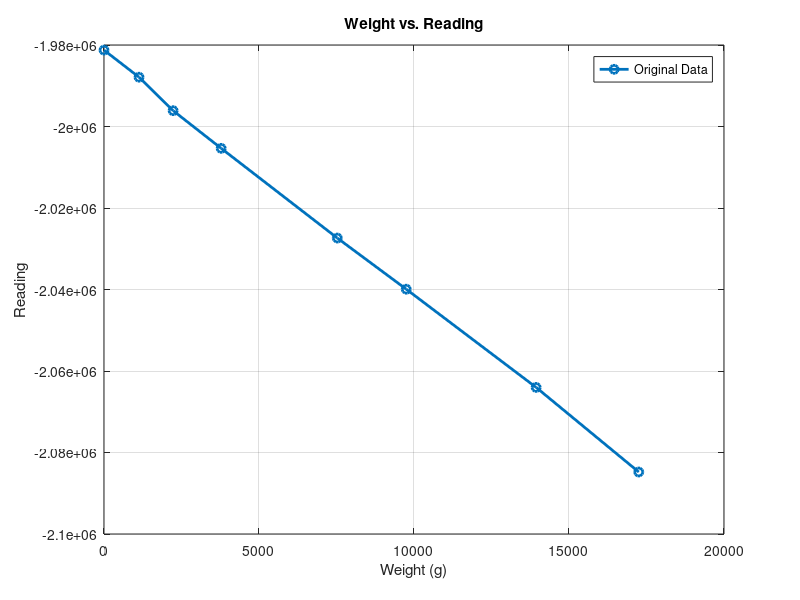
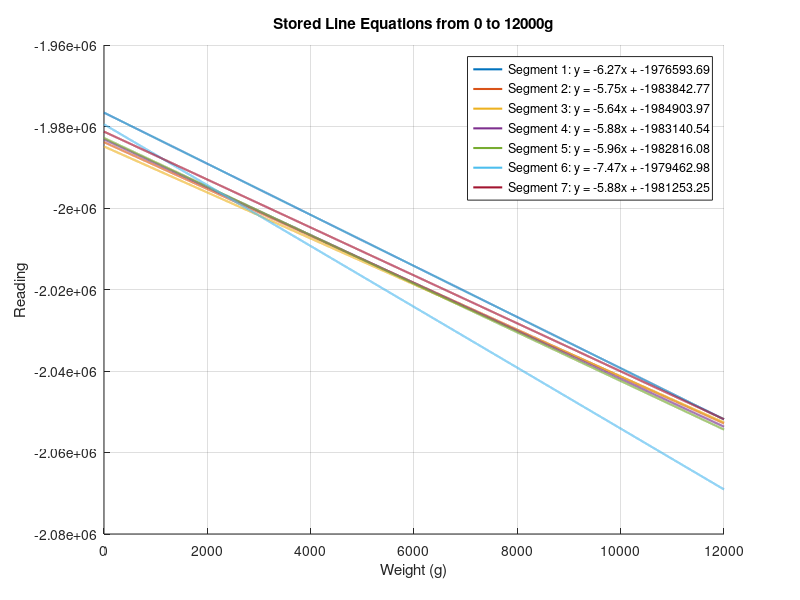
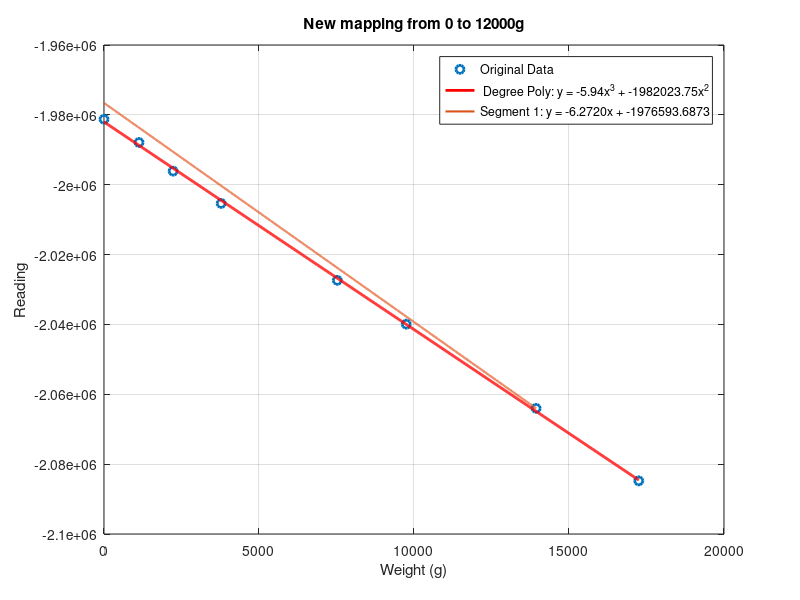

Reproduce these figures in MATLAB, in order.
% close all

%% first plot
% Define the data points
% weights = [0, 1745, 4265, 6000, 8155, 9318, 10375, 11752];
% readings = [-1335000, -1346021.00, -1367780.62, -1379707.87, -1382843.25, -1391240.62, -1396204.25, -1406132.75];

%Crutch BT-796 - Left
weights = [17250, 13940, 9750, 7526, 3780, 2230, 1130, 0];
readings = [-2084786.00, -2064025.62, -2039924.75, -2027374.37, -2005357.37, -1996114.25, -1987900.62, -1981253.25];

% % %Crutch BT-036 - Right
% weights = [17200, 14460, 11568, 7770, 5700, 2550, 1340, 0];
% readings = [-1430633.87, -1415796.87, -1400161.25, -1379589.87, -1368381.87, -1351532.62, -1345973.50, -1338805.87];

% Plot the original data
figure(1);
plot(weights, readings, 'o-', 'LineWidth', 2, 'DisplayName', 'Original Data');
xlabel('Weight (g)');
ylabel('Reading');
title('Weight vs. Reading');
grid on;
hold on;

% Initialize arrays to store slopes and intercepts
slopes = [];
intercepts = [];

% Perform linear interpolation and calculate line equations for each segment
for i = 1:length(weights)-1
    % Calculate slope and intercept for the line segment
    slope = (readings(i+1) - readings(i)) / (weights(i+1) - weights(i))
    intercept = readings(i) - slope * weights(i)
    
    % Store the slope and intercept
    slopes = [slopes, slope];
    intercepts = [intercepts, intercept];
    
    % Create a vector of weights with increments of 1.0g between each pair of points
    w = weights(i):1:weights(i+1);
    
    % Linear interpolation for readings
    r = slope * w + intercept;
    
    % Plot each segment separately
    plot(w, r, 'r-', 'LineWidth', 1, 'DisplayName', sprintf('y = %.2fx + %.2f', slope, intercept));
end

%% Linear interpolation using the first and last points
slope_full = (readings(end) - readings(1)) / (weights(end) - weights(1));
intercept_full = readings(1) - slope_full * weights(1);
w_full = weights(1):1:weights(end);
r_full = slope_full * w_full + intercept_full;

% Plot the full interpolation line
plot(w_full, r_full, 'b--', 'LineWidth', 2, 'DisplayName', sprintf('Full: y = %.2fx + %.2f', slope_full, intercept_full));

%% Linear interpolation using the second and last points
slope_partial = (readings(end) - readings(2)) / (weights(end) - weights(2));
intercept_partial = readings(2) - slope_partial * weights(2);
w_partial = weights(2):1:weights(end);
r_partial = slope_partial * w_partial + intercept_partial;

% Plot the partial interpolation line
plot(w_partial, r_partial, 'g--', 'LineWidth', 2, 'DisplayName', sprintf('Partial: y = %.2fx + %.2f', slope_partial, intercept_partial));

% Extend regression to a full range
w_partial = weights(1):1:weights(end);
r_partial = slope_partial * w_partial + intercept_partial;
plot(w_partial, r_partial, 'r--', 'LineWidth', 1, 'DisplayName', sprintf('Partial: y = %.2fx + %.2f', slope_partial, intercept_partial));

% Update legend with line equations
legend('Location', 'best');

hold off;

%% Create a new plot for the stored line equations
figure(2);
hold on;
title('Stored Line Equations from 0 to 12000g');
xlabel('Weight (g)');
ylabel('Reading');
grid on;

% Plot each stored line equation from 0 to 12000g
for i = 1:length(slopes)
    w_range = 0:1:12000;
    r_range = slopes(i) * w_range + intercepts(i);
    plot(w_range, r_range, 'LineWidth', 1.5, 'DisplayName', sprintf('Segment %d: y = %.2fx + %.2f', i, slopes(i), intercepts(i)));
end

% Update legend for the new plot
legend('Location', 'best');

hold off;
%% thrid plot
% Define the data points
% weights = [0, 1745, 4265, 5568, 8155, 9318, 10375, 11752];
% readings = [-1257623.62, -1346021.00, -1367780.62, -1379707.87, -1382843.25, -1391240.62, -1396204.25, -1406132.75];

% Plot the original data
figure(3);
plot(weights, readings, 'o', 'LineWidth', 2, 'DisplayName', 'Original Data');
xlabel('Weight (g)');
ylabel('Reading');
title('Weight vs. Reading with Polynomial Approximation');
grid on;
hold on;

% Fit a third-degree polynomial to the data
p = polyfit(weights, readings, 1);

% Generate a range of weights for plotting the polynomial curve
w_fit = linspace(min(weights), max(weights), 1000);
r_fit = polyval(p, w_fit);

% Plot the polynomial approximation
plot(w_fit, r_fit, 'r-', 'LineWidth', 2, 'DisplayName', sprintf(' Degree Poly: y = %.2fx^3 + %.2fx^2', p(1), p(2)));

% Update legend
legend('Location', 'best');

hold off;

%% new mapping plot 
figure(3)
hold on;
title('New mapping from 0 to 12000g');
xlabel('Weight (g)');
ylabel('Reading');
grid on;

w_range = 0:1:weights(2);
r_range = slopes(1) * w_range + intercepts(1);
plot(w_range, r_range, 'LineWidth', 1.5, 'DisplayName', sprintf('Segment %d: y = %.4fx + %.4f', 1, slopes(1), intercepts(1)));

w_range = weights(2):1:weights(end);
r_range = slope_partial* w_range + intercept_partial;
plot(w_range, r_range, 'LineWidth', 1.5, 'DisplayName', sprintf('Segment %d: y = %4fx + %.4f', 2, slope_partial, intercept_partial));

% Update legend
legend('Location', 'best');

hold off;